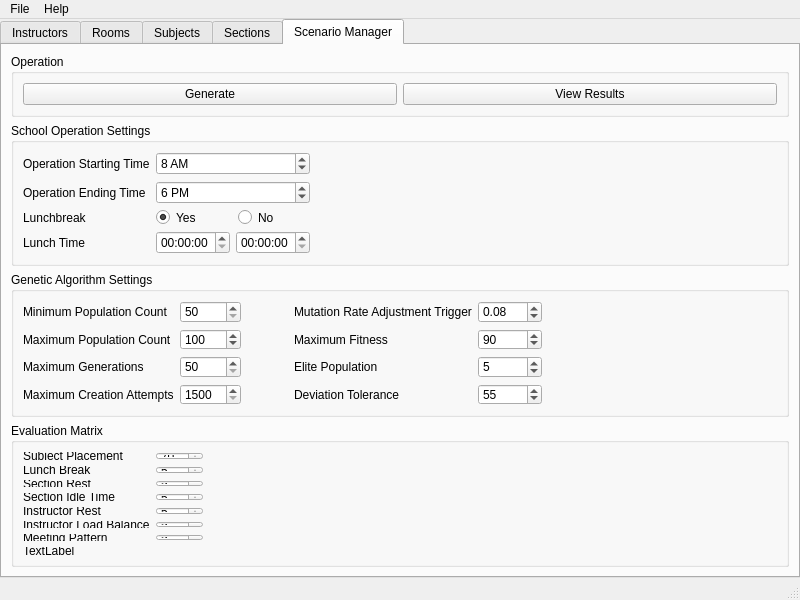
<?xml version="1.0" encoding="UTF-8"?>
<ui version="4.0">
 <class>MainWindow</class>
 <widget class="QMainWindow" name="MainWindow">
  <property name="windowModality">
   <enum>Qt::NonModal</enum>
  </property>
  <property name="geometry">
   <rect>
    <x>0</x>
    <y>0</y>
    <width>800</width>
    <height>600</height>
   </rect>
  </property>
  <property name="sizePolicy">
   <sizepolicy hsizetype="Maximum" vsizetype="Maximum">
    <horstretch>0</horstretch>
    <verstretch>0</verstretch>
   </sizepolicy>
  </property>
  <property name="minimumSize">
   <size>
    <width>800</width>
    <height>600</height>
   </size>
  </property>
  <property name="maximumSize">
   <size>
    <width>16777215</width>
    <height>16777215</height>
   </size>
  </property>
  <property name="windowTitle">
   <string>Genetic Algorithm Scheduler</string>
  </property>
  <widget class="QWidget" name="centralwidget">
   <property name="minimumSize">
    <size>
     <width>711</width>
     <height>526</height>
    </size>
   </property>
   <layout class="QVBoxLayout" name="verticalLayout">
    <property name="spacing">
     <number>0</number>
    </property>
    <property name="leftMargin">
     <number>0</number>
    </property>
    <property name="topMargin">
     <number>0</number>
    </property>
    <property name="rightMargin">
     <number>0</number>
    </property>
    <property name="bottomMargin">
     <number>0</number>
    </property>
    <item>
     <widget class="QTabWidget" name="tabWidget">
      <property name="font">
       <font>
        <weight>50</weight>
        <bold>false</bold>
       </font>
      </property>
      <property name="styleSheet">
       <string notr="true"/>
      </property>
      <property name="tabPosition">
       <enum>QTabWidget::North</enum>
      </property>
      <property name="tabShape">
       <enum>QTabWidget::Rounded</enum>
      </property>
      <property name="currentIndex">
       <number>4</number>
      </property>
      <widget class="QWidget" name="tabInstructors">
       <property name="whatsThis">
        <string>&lt;html&gt;&lt;head/&gt;&lt;body&gt;&lt;p&gt;&lt;br/&gt;&lt;/p&gt;&lt;/body&gt;&lt;/html&gt;</string>
       </property>
       <attribute name="title">
        <string>Instructors</string>
       </attribute>
       <layout class="QVBoxLayout" name="verticalLayout_2">
        <item>
         <widget class="QGroupBox" name="groupBox">
          <property name="title">
           <string>Operation</string>
          </property>
          <layout class="QHBoxLayout" name="horizontalLayout">
           <item>
            <widget class="QPushButton" name="btnInstrAdd">
             <property name="text">
              <string>Add Instructor</string>
             </property>
            </widget>
           </item>
           <item>
            <widget class="QPushButton" name="btnInstrImport">
             <property name="text">
              <string>Import from CSV</string>
             </property>
            </widget>
           </item>
          </layout>
         </widget>
        </item>
        <item>
         <widget class="QTreeView" name="treeInstr"/>
        </item>
       </layout>
      </widget>
      <widget class="QWidget" name="tabRooms">
       <attribute name="title">
        <string>Rooms</string>
       </attribute>
       <layout class="QVBoxLayout" name="verticalLayout_3">
        <item>
         <widget class="QGroupBox" name="groupBox_2">
          <property name="title">
           <string>Operation</string>
          </property>
          <layout class="QHBoxLayout" name="horizontalLayout_7">
           <item>
            <widget class="QPushButton" name="btnRoomAdd">
             <property name="text">
              <string>Add Room</string>
             </property>
            </widget>
           </item>
           <item>
            <widget class="QPushButton" name="btnRoomImport">
             <property name="text">
              <string>Import from CSV</string>
             </property>
            </widget>
           </item>
          </layout>
         </widget>
        </item>
        <item>
         <widget class="QTreeView" name="treeRoom"/>
        </item>
       </layout>
      </widget>
      <widget class="QWidget" name="tabSubjects">
       <attribute name="title">
        <string>Subjects</string>
       </attribute>
       <layout class="QVBoxLayout" name="verticalLayout_4">
        <item>
         <widget class="QGroupBox" name="groupBox_3">
          <property name="title">
           <string>Operation</string>
          </property>
          <layout class="QHBoxLayout" name="horizontalLayout_2">
           <item>
            <widget class="QPushButton" name="btnSubjAdd">
             <property name="text">
              <string>Add Subject</string>
             </property>
            </widget>
           </item>
           <item>
            <widget class="QPushButton" name="btnSubjImport">
             <property name="text">
              <string>Import from CSV</string>
             </property>
            </widget>
           </item>
          </layout>
         </widget>
        </item>
        <item>
         <widget class="QTreeView" name="treeSubj"/>
        </item>
       </layout>
      </widget>
      <widget class="QWidget" name="tabSections">
       <attribute name="title">
        <string>Sections</string>
       </attribute>
       <layout class="QVBoxLayout" name="verticalLayout_5">
        <item>
         <widget class="QGroupBox" name="groupBox_4">
          <property name="title">
           <string>Operation</string>
          </property>
          <layout class="QHBoxLayout" name="horizontalLayout_3">
           <item>
            <widget class="QPushButton" name="btnSecAdd">
             <property name="text">
              <string>Add Section</string>
             </property>
            </widget>
           </item>
          </layout>
         </widget>
        </item>
        <item>
         <widget class="QTreeView" name="treeSec"/>
        </item>
       </layout>
      </widget>
      <widget class="QWidget" name="tabScenario">
       <property name="sizePolicy">
        <sizepolicy hsizetype="Preferred" vsizetype="Preferred">
         <horstretch>0</horstretch>
         <verstretch>0</verstretch>
        </sizepolicy>
       </property>
       <attribute name="title">
        <string>Scenario Manager</string>
       </attribute>
       <layout class="QVBoxLayout" name="verticalLayout_6" stretch="0,0,0,0,0">
        <property name="sizeConstraint">
         <enum>QLayout::SetDefaultConstraint</enum>
        </property>
        <item>
         <widget class="QGroupBox" name="groupBox_5">
          <property name="title">
           <string>Operation</string>
          </property>
          <layout class="QHBoxLayout" name="horizontalLayout_4">
           <item>
            <widget class="QPushButton" name="btnScenGenerate">
             <property name="text">
              <string>Generate</string>
             </property>
            </widget>
           </item>
           <item>
            <widget class="QPushButton" name="btnScenResult">
             <property name="text">
              <string>View Results</string>
             </property>
            </widget>
           </item>
          </layout>
         </widget>
        </item>
        <item>
         <widget class="QGroupBox" name="groupBox_6">
          <property name="title">
           <string>School Operation Settings</string>
          </property>
          <layout class="QGridLayout" name="gridLayout_2">
           <item row="2" column="1">
            <widget class="QGroupBox" name="groupBox_7">
             <property name="styleSheet">
              <string notr="true">border: none</string>
             </property>
             <property name="title">
              <string/>
             </property>
             <property name="flat">
              <bool>false</bool>
             </property>
             <property name="checkable">
              <bool>false</bool>
             </property>
             <property name="checked">
              <bool>false</bool>
             </property>
             <layout class="QHBoxLayout" name="horizontalLayout_5">
              <property name="spacing">
               <number>10</number>
              </property>
              <property name="leftMargin">
               <number>0</number>
              </property>
              <property name="topMargin">
               <number>0</number>
              </property>
              <property name="rightMargin">
               <number>0</number>
              </property>
              <property name="bottomMargin">
               <number>0</number>
              </property>
              <item>
               <widget class="QRadioButton" name="radioLunchYes">
                <property name="text">
                 <string>Yes</string>
                </property>
                <property name="checked">
                 <bool>true</bool>
                </property>
               </widget>
              </item>
              <item>
               <widget class="QRadioButton" name="radioLunchNo">
                <property name="text">
                 <string>No</string>
                </property>
               </widget>
              </item>
             </layout>
            </widget>
           </item>
           <item row="2" column="0">
            <widget class="QLabel" name="label_6">
             <property name="toolTip">
              <string>Assess for lunch break for sections.</string>
             </property>
             <property name="text">
              <string>Lunchbreak</string>
             </property>
            </widget>
           </item>
           <item row="0" column="0">
            <widget class="QLabel" name="label_4">
             <property name="toolTip">
              <string>The opening time of the school.</string>
             </property>
             <property name="text">
              <string>Operation Starting Time</string>
             </property>
            </widget>
           </item>
           <item row="0" column="1">
            <widget class="QTimeEdit" name="timeStarting">
             <property name="currentSection">
              <enum>QDateTimeEdit::HourSection</enum>
             </property>
             <property name="displayFormat">
              <string>h AP</string>
             </property>
             <property name="time">
              <time>
               <hour>8</hour>
               <minute>0</minute>
               <second>0</second>
              </time>
             </property>
            </widget>
           </item>
           <item row="0" column="2">
            <spacer name="horizontalSpacer_2">
             <property name="orientation">
              <enum>Qt::Horizontal</enum>
             </property>
             <property name="sizeHint" stdset="0">
              <size>
               <width>40</width>
               <height>20</height>
              </size>
             </property>
            </spacer>
           </item>
           <item row="1" column="0">
            <widget class="QLabel" name="label_5">
             <property name="toolTip">
              <string>The closing time of the school.</string>
             </property>
             <property name="text">
              <string>Operation Ending Time</string>
             </property>
            </widget>
           </item>
           <item row="1" column="1">
            <widget class="QTimeEdit" name="timeEnding">
             <property name="displayFormat">
              <string>h AP</string>
             </property>
             <property name="calendarPopup">
              <bool>true</bool>
             </property>
             <property name="time">
              <time>
               <hour>18</hour>
               <minute>0</minute>
               <second>0</second>
              </time>
             </property>
            </widget>
           </item>
           <item row="3" column="0">
            <widget class="QLabel" name="labelLunchTime">
             <property name="text">
              <string>Lunch Time</string>
             </property>
            </widget>
           </item>
           <item row="3" column="1">
            <layout class="QHBoxLayout" name="horizontalLayoutLunch">
             <item>
              <widget class="QTimeEdit" name="timeLunchStart"/>
             </item>
             <item>
              <widget class="QTimeEdit" name="timeLunchEnd"/>
             </item>
            </layout>
           </item>
          </layout>
         </widget>
        </item>
        <item>
         <widget class="QGroupBox" name="groupBox_8">
          <property name="title">
           <string>Genetic Algorithm Settings</string>
          </property>
          <layout class="QGridLayout" name="gridLayout_3">
           <item row="2" column="3">
            <widget class="QLabel" name="label_20">
             <property name="toolTip">
              <string>The percent of population that would belong to elite.</string>
             </property>
             <property name="text">
              <string>Elite Population</string>
             </property>
            </widget>
           </item>
           <item row="3" column="3">
            <widget class="QLabel" name="label_21">
             <property name="toolTip">
              <string>The maximum control of a sigma.</string>
             </property>
             <property name="text">
              <string>Deviation Tolerance</string>
             </property>
            </widget>
           </item>
           <item row="3" column="5">
            <widget class="QSpinBox" name="editDev">
             <property name="maximum">
              <number>100</number>
             </property>
             <property name="value">
              <number>55</number>
             </property>
            </widget>
           </item>
           <item row="1" column="1">
            <widget class="QSpinBox" name="editMaxPop">
             <property name="minimum">
              <number>50</number>
             </property>
             <property name="maximum">
              <number>10000</number>
             </property>
             <property name="value">
              <number>100</number>
             </property>
            </widget>
           </item>
           <item row="1" column="3">
            <widget class="QLabel" name="label_12">
             <property name="toolTip">
              <string>Stops the generation when a chromosome meets this.</string>
             </property>
             <property name="text">
              <string>Maximum Fitness</string>
             </property>
            </widget>
           </item>
           <item row="2" column="5">
            <widget class="QSpinBox" name="editElite">
             <property name="maximum">
              <number>100</number>
             </property>
             <property name="value">
              <number>5</number>
             </property>
            </widget>
           </item>
           <item row="0" column="7">
            <spacer name="horizontalSpacer_3">
             <property name="orientation">
              <enum>Qt::Horizontal</enum>
             </property>
             <property name="sizeHint" stdset="0">
              <size>
               <width>40</width>
               <height>20</height>
              </size>
             </property>
            </spacer>
           </item>
           <item row="2" column="1">
            <widget class="QSpinBox" name="editMaxGen">
             <property name="minimum">
              <number>50</number>
             </property>
             <property name="maximum">
              <number>10000</number>
             </property>
            </widget>
           </item>
           <item row="1" column="5">
            <widget class="QSpinBox" name="editMaxFit">
             <property name="maximum">
              <number>100</number>
             </property>
             <property name="value">
              <number>90</number>
             </property>
            </widget>
           </item>
           <item row="0" column="3">
            <widget class="QLabel" name="label_11">
             <property name="toolTip">
              <string>&lt;html&gt;&lt;head/&gt;&lt;body&gt;&lt;p&gt;Triggers mutation rate change when the difference of average fitness falls to the specificied level.&lt;/p&gt;&lt;/body&gt;&lt;/html&gt;</string>
             </property>
             <property name="text">
              <string>Mutation Rate Adjustment Trigger</string>
             </property>
            </widget>
           </item>
           <item row="3" column="0">
            <widget class="QLabel" name="label_10">
             <property name="toolTip">
              <string>Maximum attempts for creating a valid chromosome.</string>
             </property>
             <property name="text">
              <string>Maximum Creation Attempts</string>
             </property>
            </widget>
           </item>
           <item row="2" column="0">
            <widget class="QLabel" name="label_9">
             <property name="toolTip">
              <string>Maximum amount of generations to be performed on solution generation.</string>
             </property>
             <property name="text">
              <string>Maximum Generations</string>
             </property>
            </widget>
           </item>
           <item row="3" column="1">
            <widget class="QSpinBox" name="editMaxCreation">
             <property name="minimum">
              <number>1500</number>
             </property>
             <property name="maximum">
              <number>30000</number>
             </property>
            </widget>
           </item>
           <item row="0" column="0">
            <widget class="QLabel" name="label_7">
             <property name="toolTip">
              <string>Starting point and lowest population count of the genetic algorithm.</string>
             </property>
             <property name="text">
              <string>Minimum Population Count</string>
             </property>
            </widget>
           </item>
           <item row="1" column="0">
            <widget class="QLabel" name="label_8">
             <property name="toolTip">
              <string>Highest population count of the genetic algorithm.</string>
             </property>
             <property name="text">
              <string>Maximum Population Count</string>
             </property>
            </widget>
           </item>
           <item row="0" column="1">
            <widget class="QSpinBox" name="editMinPop">
             <property name="minimum">
              <number>50</number>
             </property>
             <property name="maximum">
              <number>10000</number>
             </property>
            </widget>
           </item>
           <item row="0" column="11">
            <spacer name="horizontalSpacer_5">
             <property name="orientation">
              <enum>Qt::Horizontal</enum>
             </property>
             <property name="sizeHint" stdset="0">
              <size>
               <width>40</width>
               <height>20</height>
              </size>
             </property>
            </spacer>
           </item>
           <item row="0" column="10">
            <spacer name="horizontalSpacer_6">
             <property name="orientation">
              <enum>Qt::Horizontal</enum>
             </property>
             <property name="sizeHint" stdset="0">
              <size>
               <width>40</width>
               <height>20</height>
              </size>
             </property>
            </spacer>
           </item>
           <item row="0" column="2">
            <spacer name="horizontalSpacer">
             <property name="orientation">
              <enum>Qt::Horizontal</enum>
             </property>
             <property name="sizeHint" stdset="0">
              <size>
               <width>40</width>
               <height>20</height>
              </size>
             </property>
            </spacer>
           </item>
           <item row="0" column="9">
            <spacer name="horizontalSpacer_4">
             <property name="orientation">
              <enum>Qt::Horizontal</enum>
             </property>
             <property name="sizeHint" stdset="0">
              <size>
               <width>40</width>
               <height>20</height>
              </size>
             </property>
            </spacer>
           </item>
           <item row="0" column="8">
            <spacer name="horizontalSpacer_7">
             <property name="orientation">
              <enum>Qt::Horizontal</enum>
             </property>
             <property name="sizeHint" stdset="0">
              <size>
               <width>40</width>
               <height>20</height>
              </size>
             </property>
            </spacer>
           </item>
           <item row="0" column="5">
            <widget class="QDoubleSpinBox" name="editMut">
             <property name="maximum">
              <double>100.000000000000000</double>
             </property>
             <property name="singleStep">
              <double>0.010000000000000</double>
             </property>
             <property name="value">
              <double>0.080000000000000</double>
             </property>
            </widget>
           </item>
          </layout>
         </widget>
        </item>
        <item>
         <widget class="QGroupBox" name="groupBox_9">
          <property name="title">
           <string>Evaluation Matrix</string>
          </property>
          <layout class="QGridLayout" name="gridLayout_4">
           <item row="2" column="0">
            <widget class="QLabel" name="label_15">
             <property name="toolTip">
              <string>The weight of section rest (There must be a rest for every consecutive 3 hours of session)</string>
             </property>
             <property name="text">
              <string>Section Rest</string>
             </property>
            </widget>
           </item>
           <item row="3" column="0">
            <widget class="QLabel" name="label_18">
             <property name="toolTip">
              <string>The weight of sections having less idle time.</string>
             </property>
             <property name="text">
              <string>Section Idle Time</string>
             </property>
            </widget>
           </item>
           <item row="5" column="0">
            <widget class="QLabel" name="label_19">
             <property name="toolTip">
              <string>The weight of having all instructors have normalized teaching load.</string>
             </property>
             <property name="text">
              <string>Instructor Load Balance</string>
             </property>
            </widget>
           </item>
           <item row="7" column="0">
            <widget class="QLabel" name="label_17">
             <property name="toolTip">
              <string>The weight of having correct meeting patterns for subject placement.</string>
             </property>
             <property name="text">
              <string>Meeting Pattern</string>
             </property>
            </widget>
           </item>
           <item row="4" column="0">
            <widget class="QLabel" name="label_16">
             <property name="toolTip">
              <string>The weight of instructor rest (There must be a rest for every consecutive 3 hours of session)</string>
             </property>
             <property name="text">
              <string>Instructor Rest</string>
             </property>
            </widget>
           </item>
           <item row="0" column="1">
            <widget class="QSpinBox" name="editSbj">
             <property name="maximum">
              <number>100</number>
             </property>
             <property name="value">
              <number>70</number>
             </property>
            </widget>
           </item>
           <item row="0" column="0">
            <widget class="QLabel" name="label_13">
             <property name="toolTip">
              <string>The weight of having all subjects placed.</string>
             </property>
             <property name="text">
              <string>Subject Placement</string>
             </property>
            </widget>
           </item>
           <item row="1" column="0">
            <widget class="QLabel" name="label_14">
             <property name="toolTip">
              <string>The weight of having a lunch break.</string>
             </property>
             <property name="text">
              <string>Lunch Break</string>
             </property>
            </widget>
           </item>
           <item row="0" column="2">
            <spacer name="horizontalSpacer_8">
             <property name="orientation">
              <enum>Qt::Horizontal</enum>
             </property>
             <property name="sizeHint" stdset="0">
              <size>
               <width>40</width>
               <height>20</height>
              </size>
             </property>
            </spacer>
           </item>
           <item row="1" column="1">
            <widget class="QSpinBox" name="editLun">
             <property name="maximum">
              <number>100</number>
             </property>
             <property name="value">
              <number>5</number>
             </property>
            </widget>
           </item>
           <item row="2" column="1">
            <widget class="QSpinBox" name="editSec">
             <property name="maximum">
              <number>100</number>
             </property>
             <property name="value">
              <number>5</number>
             </property>
            </widget>
           </item>
           <item row="4" column="1">
            <widget class="QSpinBox" name="editInstrRest">
             <property name="maximum">
              <number>100</number>
             </property>
             <property name="value">
              <number>5</number>
             </property>
            </widget>
           </item>
           <item row="5" column="1">
            <widget class="QSpinBox" name="editInstrLoad">
             <property name="maximum">
              <number>100</number>
             </property>
             <property name="value">
              <number>5</number>
             </property>
            </widget>
           </item>
           <item row="3" column="1">
            <widget class="QSpinBox" name="editIdle">
             <property name="maximum">
              <number>100</number>
             </property>
             <property name="value">
              <number>5</number>
             </property>
            </widget>
           </item>
           <item row="7" column="1">
            <widget class="QSpinBox" name="editMeet">
             <property name="maximum">
              <number>100</number>
             </property>
             <property name="value">
              <number>5</number>
             </property>
            </widget>
           </item>
           <item row="8" column="0">
            <widget class="QLabel" name="lblTotal">
             <property name="text">
              <string>TextLabel</string>
             </property>
            </widget>
           </item>
          </layout>
         </widget>
        </item>
        <item>
         <spacer name="verticalSpacer">
          <property name="orientation">
           <enum>Qt::Vertical</enum>
          </property>
          <property name="sizeHint" stdset="0">
           <size>
            <width>20</width>
            <height>40</height>
           </size>
          </property>
         </spacer>
        </item>
       </layout>
      </widget>
     </widget>
    </item>
   </layout>
  </widget>
  <widget class="QMenuBar" name="menubar">
   <property name="geometry">
    <rect>
     <x>0</x>
     <y>0</y>
     <width>800</width>
     <height>21</height>
    </rect>
   </property>
   <widget class="QMenu" name="menuFile">
    <property name="title">
     <string>File</string>
    </property>
    <addaction name="actionNew"/>
    <addaction name="actionOpen"/>
    <addaction name="actionSave_As"/>
    <addaction name="separator"/>
    <addaction name="actionSettings"/>
    <addaction name="separator"/>
    <addaction name="actionExit"/>
   </widget>
   <widget class="QMenu" name="menuHelp">
    <property name="title">
     <string>Help</string>
    </property>
    <addaction name="actionInstructions"/>
    <addaction name="actionAbout"/>
   </widget>
   <addaction name="menuFile"/>
   <addaction name="menuHelp"/>
  </widget>
  <widget class="QStatusBar" name="statusbar"/>
  <action name="actionNew">
   <property name="text">
    <string>New</string>
   </property>
  </action>
  <action name="actionOpen">
   <property name="text">
    <string>Open</string>
   </property>
  </action>
  <action name="actionSave">
   <property name="text">
    <string>Save</string>
   </property>
  </action>
  <action name="actionSave_As">
   <property name="text">
    <string>Save As</string>
   </property>
  </action>
  <action name="actionSettings">
   <property name="text">
    <string>Settings</string>
   </property>
  </action>
  <action name="actionExit">
   <property name="text">
    <string>Exit</string>
   </property>
  </action>
  <action name="actionAdd_Instructor">
   <property name="text">
    <string>Add Instructor</string>
   </property>
  </action>
  <action name="actionView_Instructors">
   <property name="text">
    <string>View Instructors</string>
   </property>
  </action>
  <action name="actionAdd_Room">
   <property name="text">
    <string>Add Room</string>
   </property>
  </action>
  <action name="actionView_Rooms">
   <property name="text">
    <string>View Rooms</string>
   </property>
  </action>
  <action name="actionAdd_Subject">
   <property name="text">
    <string>Add Subject</string>
   </property>
  </action>
  <action name="actionView_Subjects">
   <property name="text">
    <string>View Subjects</string>
   </property>
  </action>
  <action name="actionAdd_Sections">
   <property name="text">
    <string>Add Sections</string>
   </property>
  </action>
  <action name="actionView_Sections">
   <property name="text">
    <string>View Sections</string>
   </property>
  </action>
  <action name="actionImport">
   <property name="text">
    <string>Import</string>
   </property>
  </action>
  <action name="actionExport">
   <property name="text">
    <string>Export</string>
   </property>
  </action>
  <action name="actionView_Results">
   <property name="text">
    <string>View Results</string>
   </property>
  </action>
  <action name="actionGenerate">
   <property name="text">
    <string>Generate</string>
   </property>
  </action>
  <action name="actionImport_2">
   <property name="text">
    <string>Import</string>
   </property>
  </action>
  <action name="actionExport_2">
   <property name="text">
    <string>Export</string>
   </property>
  </action>
  <action name="actionScenario_Summary">
   <property name="text">
    <string>Scenario Summary</string>
   </property>
  </action>
  <action name="actionGenerate_2">
   <property name="text">
    <string>Generate</string>
   </property>
  </action>
  <action name="actionView_Results_2">
   <property name="text">
    <string>View Results</string>
   </property>
  </action>
  <action name="actionInstructions">
   <property name="text">
    <string>Instructions</string>
   </property>
  </action>
  <action name="actionAbout">
   <property name="text">
    <string>About</string>
   </property>
  </action>
 </widget>
 <resources>
  <include location="../../PyQTTesting/testing.qrc"/>
 </resources>
 <connections/>
</ui>
